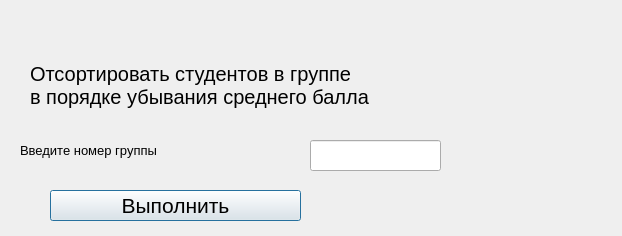
<?xml version="1.0" encoding="UTF-8"?>
<ui version="4.0">
 <class>Task2</class>
 <widget class="QDialog" name="Task2">
  <property name="geometry">
   <rect>
    <x>0</x>
    <y>0</y>
    <width>622</width>
    <height>236</height>
   </rect>
  </property>
  <property name="windowTitle">
   <string>Dialog</string>
  </property>
  <widget class="QLabel" name="label">
   <property name="geometry">
    <rect>
     <x>30</x>
     <y>-70</y>
     <width>701</width>
     <height>311</height>
    </rect>
   </property>
   <property name="font">
    <font>
     <pointsize>15</pointsize>
    </font>
   </property>
   <property name="text">
    <string>Отсортировать студентов в группе
в порядке убывания среднего балла</string>
   </property>
  </widget>
  <widget class="QPushButton" name="pushButton">
   <property name="geometry">
    <rect>
     <x>50</x>
     <y>190</y>
     <width>251</width>
     <height>31</height>
    </rect>
   </property>
   <property name="font">
    <font>
     <pointsize>16</pointsize>
    </font>
   </property>
   <property name="text">
    <string>Выполнить</string>
   </property>
  </widget>
  <widget class="QLineEdit" name="lineEdit">
   <property name="geometry">
    <rect>
     <x>310</x>
     <y>140</y>
     <width>131</width>
     <height>31</height>
    </rect>
   </property>
  </widget>
  <widget class="QLabel" name="label_2">
   <property name="geometry">
    <rect>
     <x>20</x>
     <y>140</y>
     <width>291</width>
     <height>20</height>
    </rect>
   </property>
   <property name="font">
    <font>
     <pointsize>10</pointsize>
    </font>
   </property>
   <property name="text">
    <string>Введите номер группы</string>
   </property>
  </widget>
 </widget>
 <resources/>
 <connections/>
</ui>
